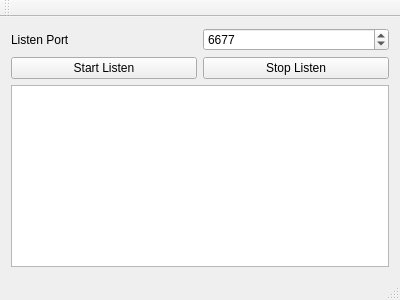
<?xml version="1.0" encoding="UTF-8"?>
<ui version="4.0">
 <class>SimpleChatServer</class>
 <widget class="QMainWindow" name="SimpleChatServer">
  <property name="geometry">
   <rect>
    <x>0</x>
    <y>0</y>
    <width>400</width>
    <height>300</height>
   </rect>
  </property>
  <property name="windowTitle">
   <string>SimpleChatServer</string>
  </property>
  <widget class="QWidget" name="centralWidget">
   <layout class="QVBoxLayout" name="verticalLayout_3">
    <item>
     <layout class="QVBoxLayout" name="verticalLayout_2">
      <item>
       <layout class="QVBoxLayout" name="verticalLayout">
        <item>
         <layout class="QHBoxLayout" name="horizontalLayout">
          <item>
           <widget class="QLabel" name="labelListenPort">
            <property name="text">
             <string>Listen Port</string>
            </property>
           </widget>
          </item>
          <item>
           <widget class="QSpinBox" name="spinBoxListenPort">
            <property name="maximum">
             <number>65535</number>
            </property>
            <property name="value">
             <number>6677</number>
            </property>
           </widget>
          </item>
         </layout>
        </item>
        <item>
         <layout class="QHBoxLayout" name="horizontalLayout_2">
          <item>
           <widget class="QPushButton" name="pushButtonStartListen">
            <property name="text">
             <string>Start Listen</string>
            </property>
           </widget>
          </item>
          <item>
           <widget class="QPushButton" name="pushButtonStopListen">
            <property name="text">
             <string>Stop Listen</string>
            </property>
           </widget>
          </item>
         </layout>
        </item>
       </layout>
      </item>
      <item>
       <widget class="QPlainTextEdit" name="plainTextEditOutput"/>
      </item>
     </layout>
    </item>
   </layout>
  </widget>
  <widget class="QMenuBar" name="menuBar">
   <property name="geometry">
    <rect>
     <x>0</x>
     <y>0</y>
     <width>400</width>
     <height>23</height>
    </rect>
   </property>
  </widget>
  <widget class="QToolBar" name="mainToolBar">
   <attribute name="toolBarArea">
    <enum>TopToolBarArea</enum>
   </attribute>
   <attribute name="toolBarBreak">
    <bool>false</bool>
   </attribute>
  </widget>
  <widget class="QStatusBar" name="statusBar"/>
 </widget>
 <layoutdefault spacing="6" margin="11"/>
 <resources/>
 <connections/>
</ui>
